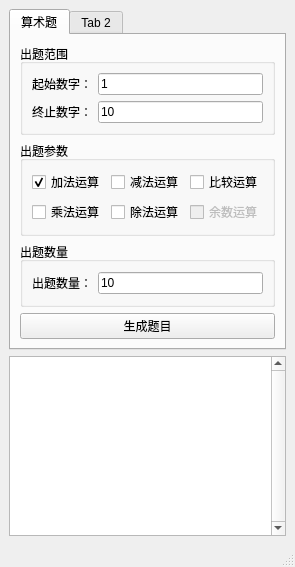
<?xml version="1.0" encoding="UTF-8"?>
<ui version="4.0">
 <class>main_top</class>
 <widget class="QMainWindow" name="main_top">
  <property name="geometry">
   <rect>
    <x>0</x>
    <y>0</y>
    <width>291</width>
    <height>552</height>
   </rect>
  </property>
  <property name="windowTitle">
   <string>MainWindow</string>
  </property>
  <widget class="QWidget" name="centralwidget">
   <layout class="QVBoxLayout" name="verticalLayout_5">
    <item>
     <layout class="QVBoxLayout" name="main_window">
      <item>
       <widget class="QTabWidget" name="grade_tab">
        <property name="currentIndex">
         <number>0</number>
        </property>
        <widget class="QWidget" name="tab_1">
         <property name="toolTip">
          <string/>
         </property>
         <attribute name="title">
          <string>算术题</string>
         </attribute>
         <layout class="QVBoxLayout" name="verticalLayout_2">
          <item>
           <widget class="QGroupBox" name="input_range">
            <property name="title">
             <string>出题范围</string>
            </property>
            <property name="flat">
             <bool>false</bool>
            </property>
            <property name="checkable">
             <bool>false</bool>
            </property>
            <layout class="QVBoxLayout" name="verticalLayout">
             <item>
              <layout class="QHBoxLayout" name="input_range_min" stretch="1,3">
               <item>
                <widget class="QLabel" name="input_range_min_text">
                 <property name="text">
                  <string>起始数字：</string>
                 </property>
                </widget>
               </item>
               <item>
                <widget class="QLineEdit" name="input_range_min_num">
                 <property name="text">
                  <string>1</string>
                 </property>
                </widget>
               </item>
              </layout>
             </item>
             <item>
              <layout class="QHBoxLayout" name="input_range_max" stretch="1,3">
               <item>
                <widget class="QLabel" name="input_range_max_text">
                 <property name="text">
                  <string>终止数字：</string>
                 </property>
                </widget>
               </item>
               <item>
                <widget class="QLineEdit" name="input_range_max_num">
                 <property name="text">
                  <string>10</string>
                 </property>
                </widget>
               </item>
              </layout>
             </item>
            </layout>
           </widget>
          </item>
          <item>
           <widget class="QGroupBox" name="input_options">
            <property name="title">
             <string>出题参数</string>
            </property>
            <layout class="QVBoxLayout" name="verticalLayout_3">
             <item>
              <layout class="QHBoxLayout" name="checkbox_tf_line1" stretch="1,1,1">
               <item>
                <widget class="QCheckBox" name="checkbox_tf_plus">
                 <property name="text">
                  <string>加法运算</string>
                 </property>
                 <property name="checked">
                  <bool>true</bool>
                 </property>
                </widget>
               </item>
               <item>
                <widget class="QCheckBox" name="checkbox_tf_minus">
                 <property name="text">
                  <string>减法运算</string>
                 </property>
                </widget>
               </item>
               <item>
                <widget class="QCheckBox" name="checkbox_tf_compare">
                 <property name="text">
                  <string>比较运算</string>
                 </property>
                </widget>
               </item>
              </layout>
             </item>
             <item>
              <layout class="QHBoxLayout" name="checkbox_tf_line2" stretch="1,1,1">
               <item>
                <widget class="QCheckBox" name="checkbox_tf_multi">
                 <property name="text">
                  <string>乘法运算</string>
                 </property>
                </widget>
               </item>
               <item>
                <widget class="QCheckBox" name="checkbox_tf_division">
                 <property name="text">
                  <string>除法运算</string>
                 </property>
                </widget>
               </item>
               <item>
                <widget class="QCheckBox" name="checkbox_tf_remainder">
                 <property name="enabled">
                  <bool>false</bool>
                 </property>
                 <property name="text">
                  <string>余数运算</string>
                 </property>
                 <property name="checkable">
                  <bool>true</bool>
                 </property>
                </widget>
               </item>
              </layout>
             </item>
            </layout>
           </widget>
          </item>
          <item>
           <widget class="QGroupBox" name="input_question_number">
            <property name="title">
             <string>出题数量</string>
            </property>
            <layout class="QHBoxLayout" name="horizontalLayout">
             <item>
              <layout class="QHBoxLayout" name="input_questions" stretch="1,3">
               <item>
                <widget class="QLabel" name="input_questions_text">
                 <property name="text">
                  <string>出题数量：</string>
                 </property>
                </widget>
               </item>
               <item>
                <widget class="QLineEdit" name="input_questions_num">
                 <property name="text">
                  <string>10</string>
                 </property>
                </widget>
               </item>
              </layout>
             </item>
            </layout>
           </widget>
          </item>
          <item>
           <widget class="QPushButton" name="button_generate_1">
            <property name="text">
             <string>生成题目</string>
            </property>
           </widget>
          </item>
         </layout>
        </widget>
        <widget class="QWidget" name="tab_2">
         <attribute name="title">
          <string>Tab 2</string>
         </attribute>
        </widget>
       </widget>
      </item>
      <item>
       <widget class="QTextEdit" name="output_text">
        <property name="sizePolicy">
         <sizepolicy hsizetype="MinimumExpanding" vsizetype="MinimumExpanding">
          <horstretch>0</horstretch>
          <verstretch>0</verstretch>
         </sizepolicy>
        </property>
        <property name="minimumSize">
         <size>
          <width>240</width>
          <height>180</height>
         </size>
        </property>
        <property name="verticalScrollBarPolicy">
         <enum>Qt::ScrollBarPolicy::ScrollBarAlwaysOn</enum>
        </property>
        <property name="horizontalScrollBarPolicy">
         <enum>Qt::ScrollBarPolicy::ScrollBarAlwaysOff</enum>
        </property>
        <property name="lineWrapMode">
         <enum>QTextEdit::LineWrapMode::FixedColumnWidth</enum>
        </property>
        <property name="readOnly">
         <bool>true</bool>
        </property>
       </widget>
      </item>
     </layout>
    </item>
   </layout>
  </widget>
  <widget class="QMenuBar" name="menubar">
   <property name="geometry">
    <rect>
     <x>0</x>
     <y>0</y>
     <width>291</width>
     <height>20</height>
    </rect>
   </property>
  </widget>
  <widget class="QStatusBar" name="statusbar"/>
 </widget>
 <resources/>
 <connections/>
</ui>
